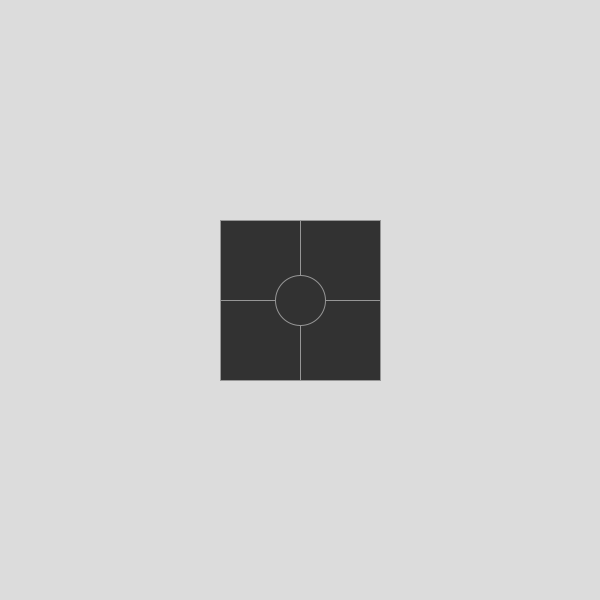
Frame 1 (no input)
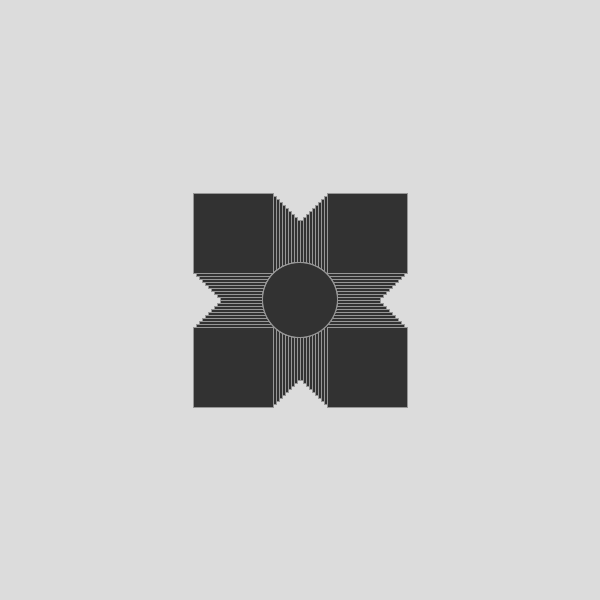
Frame 60 (the mouse pressed at the canvas centre just before this capture)
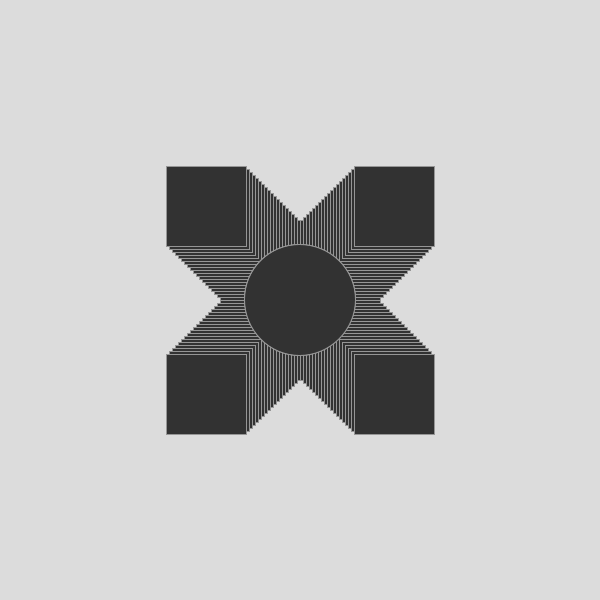
Frame 120 (the mouse held since frame 60 and released just before this capture)

The Processing sketch that drew these frames (run headless with seeded random() and noise(); from frame 60 on, the mouse is pressed at the canvas centre):

// Processing sketch: short_anim
// ── short_anim.pde
int wh = 80, a = 220, b = 300 ;
float timer = 0, eh = 50;

void setup(){
  size(600, 600);
  timer = millis();
  background(220);
}

void draw(){
  fill(50);
  stroke(150);
  rect(a, a, wh, wh);
  rect(b, a, wh, wh);
  rect(a, b, wh, wh);
  rect(b, b, wh, wh);
  ellipse(width/2, height/2, eh, eh);
  if (millis() - timer > 100){
    a = a - 3;
    b = b + 3;
    eh = 1.045 * eh;
    timer = millis();
  }
 
}
